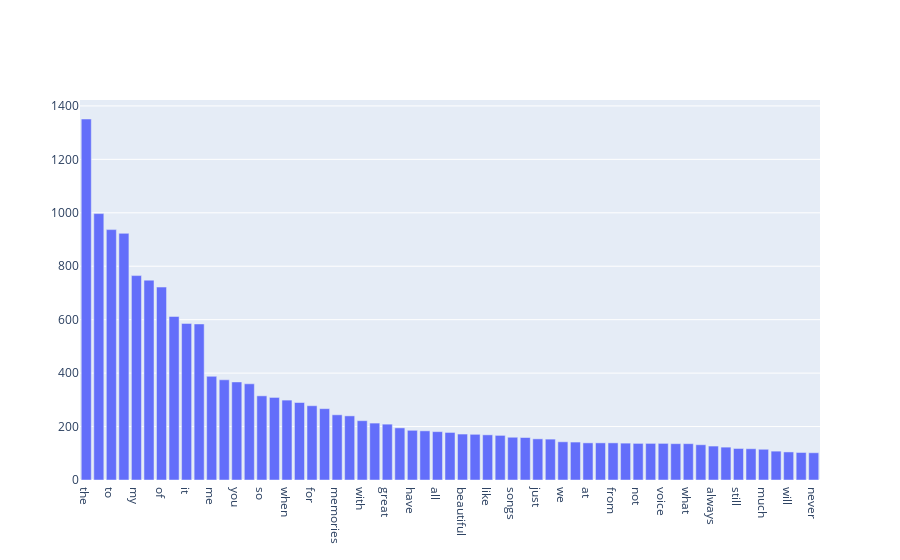

The notebook cell saved with this chart:
### Code cell
x = [terms[i] for i in range(len(term_sums)) if term_sums[i] >100]
y = [term_sums[i] for i in range(len(term_sums)) if term_sums[i] > 100]
xy_sorted = sorted(zip(x, y), key=lambda item: item[1], reverse = 1)
x, y = zip(*xy_sorted)
fig = go.Figure(data=[go.Bar(x=x, y=y)])

fig.update_layout()

fig.show()

### Figure 1 — Plotly figure (JSON) as saved in the notebook; plotly's stock layout.template omitted (floating-point values rounded to 4 significant figures)
{"data": [{"type": "bar", "x": ["the", "this", "to", "and", "my", "song", "of", "in", "it", "was", "me", "is", "you", "that", "so", "love", "when", "back", "for", "music", "memories", "on", "with", "time", "great", "but", "have", "years", "all", "he", "beautiful", "as", "like", "one", "songs", "old", "just", "her", "we", "she", "at", "be", "from", "good", "not", "now", "voice", "can", "what", "remember", "always", "his", "still", "they", "much", "brings", "will", "are", "never"], "y": [1351, 997, 937, 923, 765, 748, 722, 612, 586, 584, 388, 375, 367, 360, 315, 309, 299, 290, 278, 267, 244, 240, 222, 213, 209, 195, 186, 184, 181, 178, 172, 171, 169, 167, 160, 159, 154, 153, 143, 142, 139, 139, 139, 138, 137, 137, 137, 136, 136, 132, 127, 123, 118, 117, 115, 108, 105, 103, 102]}], "layout": {}}
